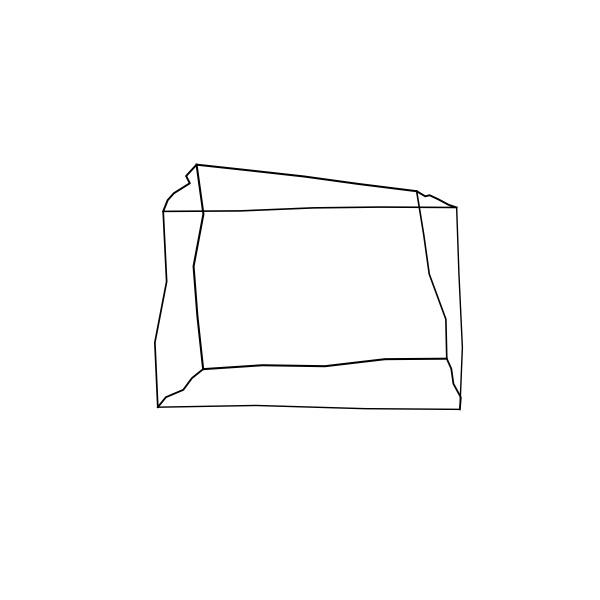
#> input picture test.png, 1200 x 1200 px (shown at 1/2 size)
$ python test.py
#> lines starting #> are read from the running program, lines starting #| are printed output that depends on the picture; after the words box and inside, x2 and y2 are one past the last pixel; in counts of white or black regions, pixels touching at a corner belong together
### solve_cv_valid.py
import cv2
import numpy as np
from PIL import Image, ImageDraw
import math

from solve_valid import get_vec_amount, clustering, meaning

def solve(image_path, choose, debug = False):
    output_path = "res.png"
    # Загружаем изображение
    image = cv2.imread(image_path)
    if image is None:
        raise ValueError("Изображение не загружено, проверьте путь!")

    # Преобразуем в градации серого и применяем размытие
    gray = cv2.cvtColor(image, cv2.COLOR_BGR2GRAY)
    gray = cv2.GaussianBlur(gray, (5, 5), 0)

    # Детектируем углы (Shi-Tomasi)
    corners = cv2.goodFeaturesToTrack(gray, maxCorners=choose, qualityLevel=0.01, minDistance=20)

    # Преобразуем координаты в целые числа
    corners = np.int32(corners)

    vertices = [(int(x), int(y)) for corner in corners for x, y in corner.ravel().reshape(-1, 2)]

    print(vertices)

    vertices = meaning(clustering(vertices))

    imagePIL = Image.open(image_path)
    gray_image = imagePIL.convert("L")
    best_p = 1
    best_p_res = -1
    for p in range(20, 4, -2):
        res = sum([1 if get_vec_amount(gray_image, i, 360, p/20) == 3 else 0 for i in vertices])
        if res > best_p_res:
            best_p = p / 20
            best_p_res = res
    vertices.sort(key=lambda x: abs(3 - get_vec_amount(gray_image, x, 360, best_p)))

    if debug:
        for corner in vertices:
            x, y = corner[0], corner[1]
            cv2.circle(image, (x, y), 5, (255, 0, 0), -1)
        for corner in vertices[:min(8, len(vertices))]:
            x, y = corner[0], corner[1]
            cv2.circle(image, (x, y), 5, (0, 255, 0), -1)

        cv2.imwrite(output_path, image)
        print(f"Изображение с отмеченными вершинами сохранено в: {output_path}")

    return vertices[:min(8, len(vertices))]

input_image = "test.png"
radius = 30
x, y = 331, 419
left = x - radius
top = y - radius
right = x + radius
bottom = y + radius

img = Image.open(input_image).convert("RGBA")
#> img is the input picture: PIL image 1200x1200 RGBA; mean R, G, B, A 252.5, 252.5, 252.5, 255
cropped_img = img.crop((left, top, right, bottom))
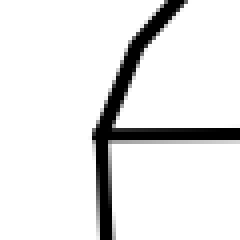
#> cropped_img: PIL image 60x60 RGBA (shown 4 times larger); mean R, G, B, A 230.5, 230.5, 230.5, 255
draw = ImageDraw.Draw(cropped_img)

# Convert to coordinates relative to the cropped image
rel_x = radius-5
rel_y = radius+3

angle_rad = math.radians(60)
dx = math.cos(angle_rad)
dy = -math.sin(angle_rad)

for i in range(25):
    # Only draw if point is within the cropped image
    if 0 <= rel_x < 2*radius and 0 <= rel_y < 2*radius:
        draw.point((int(rel_x), int(rel_y)), fill="red")

    rel_x += dx
    rel_y += dy
#> after the loop, rel_x = 37.5; rel_y = 11.35

cropped_img.save("res.png")
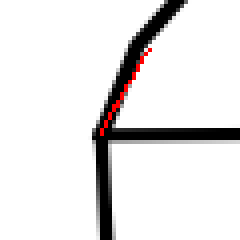
#> saved as res.png: PIL image 60x60 RGBA (shown 4 times larger); mean R, G, B, A 231.6, 230, 230, 255

### solve_valid.py
from PIL import Image, ImageDraw
import random
import math

vec_len = 25

def count_black_pixels_along_vector(image, start_pixel, angle_degrees, max_steps=vec_len):
    """
    Функция для подсчета черных пикселей вдоль вектора, заданного углом.

    Параметры:
    - image: изображение в виде numpy массива (черно-белое, 0 - черный)
    - start_pixel: начальный пиксель (x, y)
    - angle_degrees: угол поворота вектора в градусах (0 - вправо, 90 - вверх)
    - max_steps: максимальное количество шагов (если None, идем до края изображения)

    Возвращает:
    - Количество черных пикселей вдоль вектора
    """
    # Преобразуем угол в радианы
    angle_rad = math.radians(angle_degrees)

    # Вычисляем направление вектора
    dx = math.cos(angle_rad)
    dy = -math.sin(angle_rad)  # отрицательное значение, так как ось Y направлена вниз

    x, y = start_pixel[0], start_pixel[1]
    width, height = image.size

    count = 0

    # Определяем максимальное количество шагов, если не задано
    if max_steps is None:
        # Вычисляем максимальное расстояние до границы изображения
        max_dist = max(width, height)
        max_steps = int(max_dist * 1.5)  # с запасом

    steps = 0

    while steps < max_steps:
        # Проверяем, вышли ли за границы изображения
        if x < 0 or y < 0 or x >= width or y >= height:
            break

        # Проверяем, является ли пиксель черным (значение 0)


        if image.getpixel((int(x), int(y))) < 110:
            count += 1

        # Перемещаемся вдоль вектора
        x += dx
        y += dy
        steps += 1

    return count

def get_vec_amount(image, start_pixel, steps, ver=1):

    dots = []

    for ang in range(steps):
        dots.append(count_black_pixels_along_vector(image, start_pixel, ang*360/steps))

    dots = [1 if dot > vec_len*ver else 0 for dot in dots]

    ans = 0
    if dots[0] == 1 and dots[-1] == 1:
        ans -= 1
    if dots[0] == 1:
        ans += 1
    for i in range(1, len(dots)):
        if dots[i] == 1 and dots[i-1] != 1:
            ans += 1
    return ans

def clustering(data, dist=13):
    res = []

    for coord in data:
        add = False
        for i in range(len(res)):
            if abs(coord[0] - res[i][0][0]) < 13 and abs(coord[1] - res[i][0][1]) < 13:
                res[i].append(coord)
                add = True
        if not add:
            res.append([coord])

    return res

def meaning(data):
    answer = []

    for i in range(len(data)):
        answer.append([0, 0])
        for j in range(len(data[i])):
            answer[-1][0] += data[i][j][0]
            answer[-1][1] += data[i][j][1]
        answer[-1] = (answer[-1][0] // len(data[i]), answer[-1][1] // len(data[i]))

    return answer

# [27 lines left out: function solve, not called in this run]

### test.py
from solve_cv_valid import solve

input_image = "real_test_2.png"
solve(input_image, 12, True)
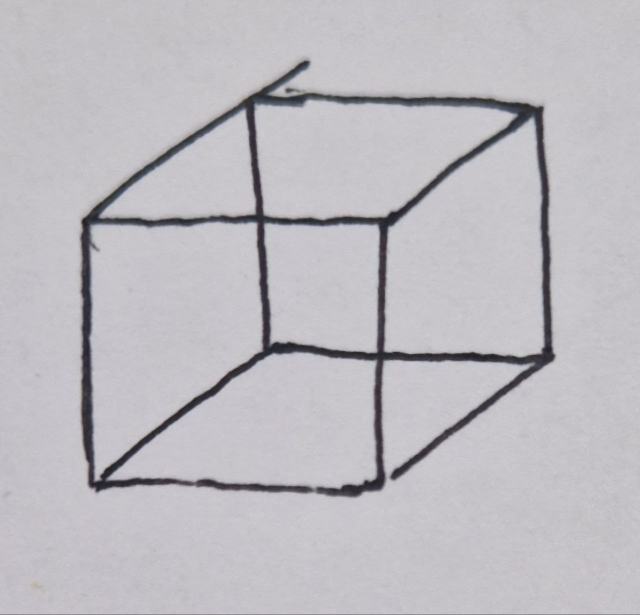
#> input picture real_test_2.png, 1280 x 1229 px (shown at 1/2 size)
#> in solve, image is the input picture: shape (1229, 1280, 3); mean B, G, R 192.2, 186.9, 189.1
#> in solve, `corners = cv2.goodFeaturesToTrack(gray, maxCorners=choose, qualityLeve..`: corners = [[193, 981], [731, 962], [214, 959], [190, 960], [1085, 214], [586, 180], [537, 188], [190, 495], [617, 124], [769, 701], [542, 686], [1082, 705]]
#> in solve, `corners = np.int32(corners)`: corners = contour of 12 points, box (x1, y1, x2, y2) (190, 124, 1086, 982), area 33819
#> in solve, `vertices = [(int(x), int(y)) for corner in corners for x, y in corner...`: vertices = [(193, 981), (731, 962), (214, 959), (190, 960), (1085, 214), (586, 180), (537, 188), (190, 495), (617, 124), (769, 701), (542, 686), (1082, 705)]
#| [(193, 981), (731, 962), (214, 959), (190, 960), (1085, 214), (586, 180), (537, 188), (190, 495), (617, 124), (769, 701), (542, 686), (1082, 705)]
#> the loop in clustering, `for coord in data:` made 12 passes
#> after the loop in clustering, `for coord in data:`: res = [[(193, 981)], [(731, 962)], [(214, 959)], [(190, 960)], [(1085, 214)], [(586, 180)], [(537, 188)], [(190, 495)], [(617, 124)], [(769, 701)], [(542, 686)], [(1082, 705)]]
#> in meaning, `answer = []`: answer = []
#> the loop in meaning, `for i in range(len(data)):` made 12 passes
#> after the loop in meaning, `for i in range(len(data)):`: answer has the same summary as vertices in solve
#> the loop in solve, `for corner in vertices:` made 12 passes
#> after the loop in solve, `for corner in vertices:`:
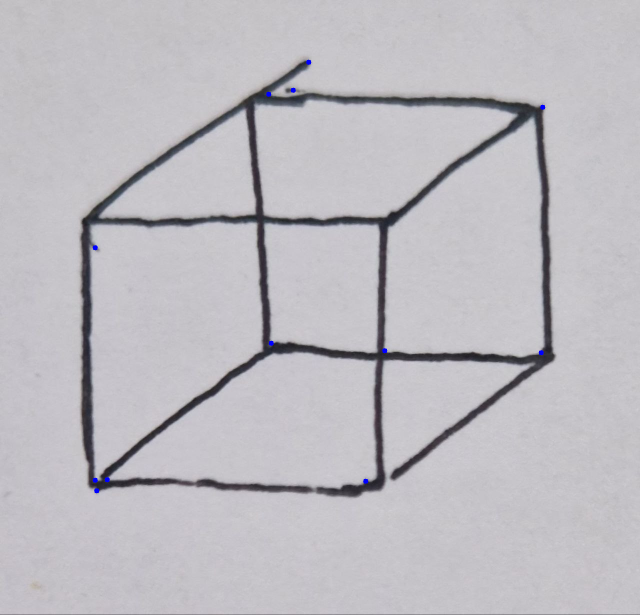
#> image: shape (1229, 1280, 3) (shown at 1/2 size); 0.06% of pixels changed, all inside (x1, y1, x2, y2) = (185, 119, 1091, 987)
#> the loop in solve, `for corner in vertices[:min(8, len(vertices))]:` made 8 passes
#> after the loop in solve, `for corner in vertices[:min(8, len(vertices))]:`:
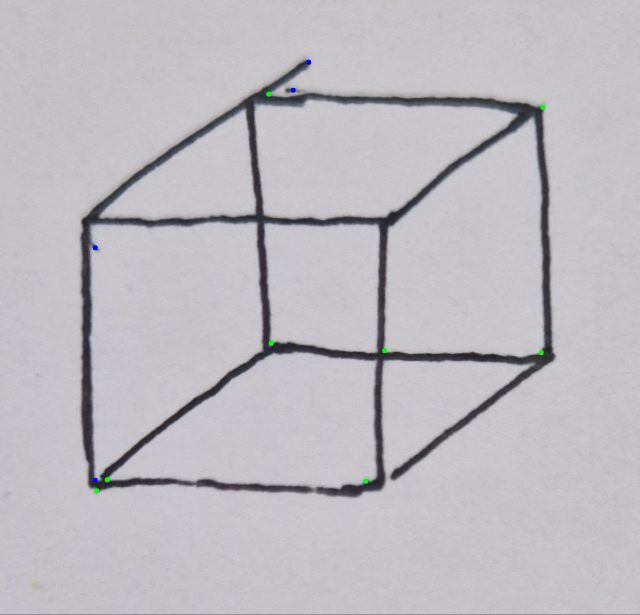
#> image: shape (1229, 1280, 3) (shown at 1/2 size); 0.04% of pixels changed, all inside (x1, y1, x2, y2) = (188, 183, 1091, 987)
